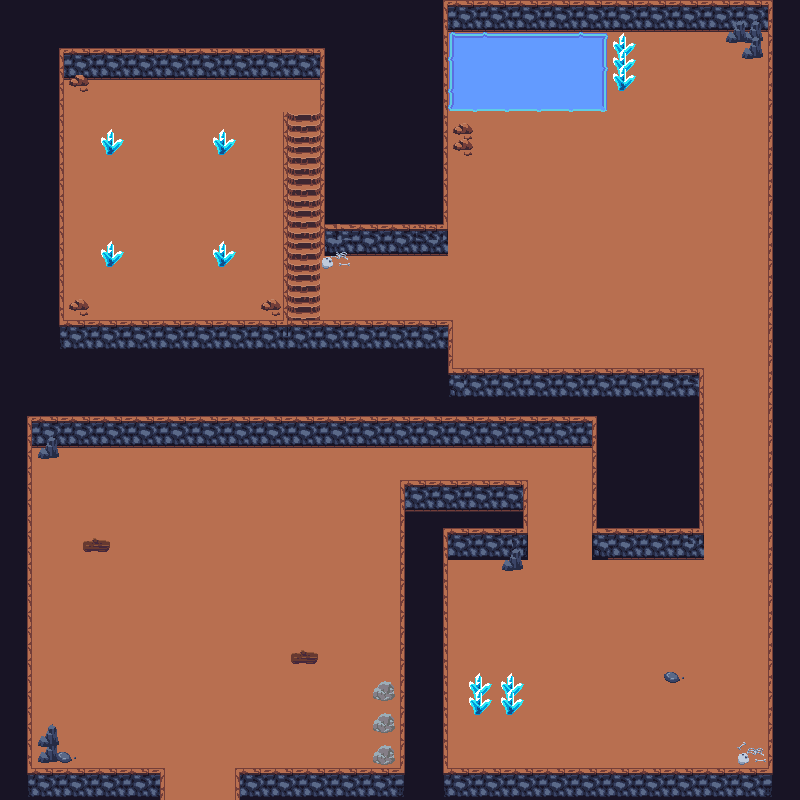

The image is a tile-based game level rendered from a .tmx file. Its description and source (layers, tilesets, objects; grid data summarised) follow:
An orthogonal 50x50 tile map with 16x16 px tiles, 10 tile layers (floor, stairs, Walls, walls2, ...), 3 tilesets and 40 objects (38x collision, exit_dungeon, spawn_dungeon).

<map version="1.5" tiledversion="1.7.2" orientation="orthogonal" renderorder="right-down" width="50" height="50" tilewidth="16" tileheight="16" infinite="0" nextlayerid="12" nextobjectid="54">
 <tileset firstgid="1" source="dungeon.tsx" />
 <tileset firstgid="257" source="nature.tsx" />
 <tileset firstgid="977" source="../../nature.tsx" />
 <layer id="1" name="floor" width="50" height="50">
  <data>[2500 cells, 2048 non-empty, 22 distinct tile ids]</data>
 </layer>
 <layer id="3" name="stairs" width="50" height="50">
  <data>[2500 cells, 76 non-empty, 20 distinct tile ids]</data>
 </layer>
 <layer id="2" name="Walls" width="50" height="50">
  <data>[2500 cells, 422 non-empty, 27 distinct tile ids]</data>
 </layer>
 <layer id="4" name="walls2" width="50" height="50">
  <data>[2500 cells, 0 non-empty, 0 distinct tile ids]</data>
 </layer>
 <layer id="5" name="elements" width="50" height="50">
  <data>[2500 cells, 78 non-empty, 28 distinct tile ids]</data>
 </layer>
 <layer id="6" name="elements2" width="50" height="50">
  <data>[2500 cells, 25 non-empty, 15 distinct tile ids]</data>
 </layer>
 <layer id="7" name="elements3" width="50" height="50">
  <data>[2500 cells, 8 non-empty, 8 distinct tile ids]</data>
 </layer>
 <layer id="11" name="useless" width="50" height="50">
  <data>[2500 cells, 0 non-empty, 0 distinct tile ids]</data>
 </layer>
 <layer id="10" name="elementsbehind-1" width="50" height="50">
  <data>[2500 cells, 139 non-empty, 9 distinct tile ids]</data>
 </layer>
 <layer id="9" name="elementsbehind" width="50" height="50">
  <data>[2500 cells, 189 non-empty, 24 distinct tile ids]</data>
 </layer>
 <objectgroup id="8" name="Objects">
  <object id="1" type="collision" x="1" y="0" width="637" height="79" />
  <object id="2" type="collision" x="1" y="79" width="61" height="380" />
  <object id="3" type="collision" x="64" y="79" width="25" height="13" />
  <object id="6" type="collision" x="103" y="252" width="18" height="24" />
  <object id="8" type="collision" x="261" y="297" width="19" height="23" />
  <object id="9" type="collision" x="66" y="297" width="23" height="22" />
  <object id="10" type="collision" x="61" y="320" width="391" height="127" />
  <object id="11" type="collision" x="320" y="80" width="129" height="174" />
  <object id="12" type="collision" x="280" y="111" width="8" height="209" />
  <object id="13" type="collision" x="321" y="254" width="29" height="16" />
  <object id="15" type="collision" x="452" y="110" width="21" height="46" />
  <object id="16" type="collision" x="607" y="80" width="20" height="14" />
  <object id="17" type="collision" x="451" y="80" width="154" height="30" />
  <object id="18" type="collision" x="639" y="-1" width="162" height="34" />
  <object id="19" type="collision" x="725" y="31" width="41" height="14" />
  <object id="20" type="collision" x="742" y="44" width="22" height="15" />
  <object id="23" type="collision" x="769.333" y="33.3333" width="30.6667" height="688" />
  <object id="24" type="collision" x="769" y="722" width="32" height="77" />
  <object id="25" type="collision" x="236" y="768" width="533" height="31" />
  <object id="26" type="collision" x="400" y="480" width="46" height="289" />
  <object id="27" type="collision" x="447" y="479" width="80" height="80" />
  <object id="29" type="collision" x="453" y="368" width="250" height="79" />
  <object id="30" type="collision" x="591" y="449" width="112" height="110" />
  <object id="31" type="collision" x="736" y="738" width="35" height="30" />
  <object id="32" type="collision" x="466" y="684" width="39" height="42" />
  <object id="33" type="collision" x="504" y="683" width="17" height="42" />
  <object id="34" type="collision" x="662" y="673" width="22" height="12" />
  <object id="35" type="collision" x="291" y="650" width="28" height="16" />
  <object id="39" type="collision" x="1" y="769" width="163" height="33" />
  <object id="40" type="collision" x="1" y="459" width="30" height="310" />
  <object id="41" type="collision" x="33" y="735" width="32" height="33" />
  <object id="42" type="collision" x="67" y="753" width="7" height="13" />
  <object id="43" type="collision" x="83" y="539" width="27" height="16" />
  <object id="44" name="exit_dungeon" x="167" y="781" width="68" height="18" />
  <object id="48" name="spawn_dungeon" x="173" y="737">
   <point />
  </object>
  <object id="49" type="collision" x="374" y="688" width="23" height="79" />
  <object id="50" type="collision" x="500" y="560" width="27" height="17" />
  <object id="51" type="collision" x="215" y="251" width="18" height="28" />
  <object id="52" type="collision" x="214" y="137" width="18" height="29" />
  <object id="53" type="collision" x="102" y="137" width="18" height="28" />
 </objectgroup>
</map>
